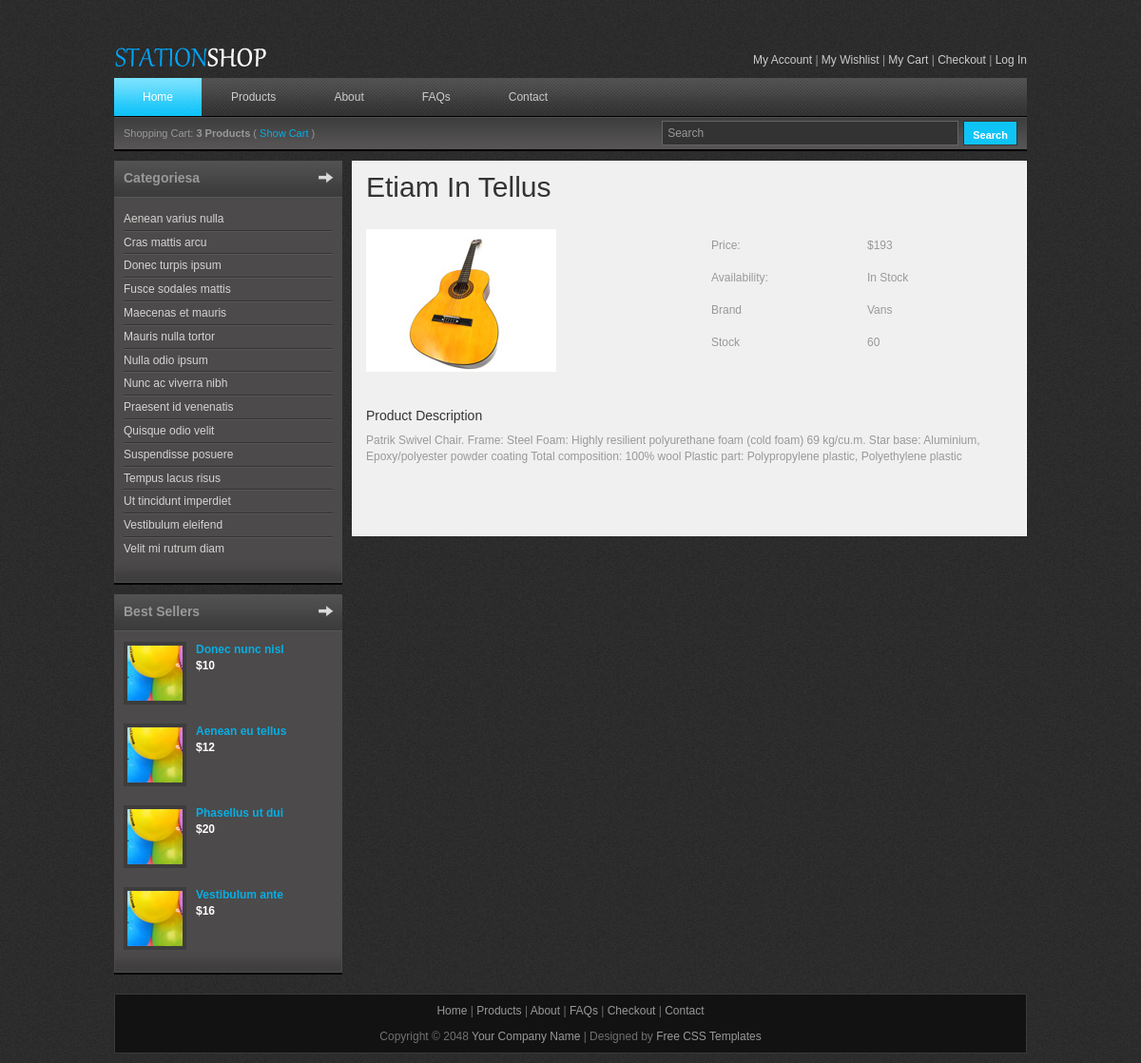
The app's page /productdetail/6 with its own data.
### tables this page shows
CREATE TABLE `product_tbl` (
  `product_id` int(11) NOT NULL,
  `product_name` varchar(20) NOT NULL,
  `product_description` text NOT NULL,
  `gambar` varchar(20) NOT NULL,
  `price` int(10) NOT NULL,
  `stock` int(10) NOT NULL,
  `brand` varchar(250) NOT NULL
);

### application/controllers/Products.php (called while the page is built, shortened)
<?php
class Products extends CI_Controller {
	public function __construct() {
		$this->load->model("ProductsModel");
		$this->load->library("pagination");
	}
	public function productDetail($product_id) {
		$data["content_page"]="product_detail_content";
		$data["product_data"]=$this->ProductsModel->getProductDetail($product_id);
		$this->load->view("index",$data);
	}
}

### index.php (called while the page is built, shortened)
<?php
require_once BASEPATH.'core/CodeIgniter.php';

### application/models/ProductsModel.php (called while the page is built, shortened)
<?php
	class ProductsModel extends CI_Model {
		public function getProductDetail($product_id) {
			$sql = "SELECT * FROM product_tbl WHERE product_id=" . $product_id;
			$query = $this->db->query($sql);
			return $query->row();
		}
	}

### application/views/product_detail_content.php (the view)
<h1>Etiam In Tellus</h1>
<?php if (isset($product_data)) { ?>
            <div class="content_half float_l">
        	<a  rel="lightbox[portfolio]" href="<?php echo base_url(); ?>images/product/<?php echo $product_data->gambar; ?>"><img src="<?php echo base_url(); ?>images/product/<?php echo $product_data->gambar; ?>" alt="Image 01" /></a>
            </div>
            <div class="content_half float_r">
				<table>
                    <tr>
                        <td height="30" width="160">Price:</td>
                        <td>$<?php echo $product_data->price; ?></td>
                    </tr>
                    <tr>
                        <td height="30">Availability:</td>
                        <td>In Stock</td>
                    </tr>
                    <tr>
                        <td height="30">Brand</td>
                        <td><?php echo $product_data->brand; ?></td>
                    </tr>
                    <tr><td height="30">Stock</td><td><?php echo $product_data->stock; ?></td></tr>
                </table>
                <div class="cleaner h20"></div>
			</div>
            <div class="cleaner h30"></div>
            <h5>Product Description</h5>
            <p><?php echo $product_data->product_description; ?></p>
            <div class="cleaner h50"></div>
<?php } ?>

### css/templatemo_style.css (style rules this page uses)
body { margin: 0; padding: 0; color: #999; font-family: Tahoma, Geneva, sans-serif; font-size: 12px; line-height: 1.4em; background-color: #2e2e2e; background-repeat: repeat; background-image: url(../images/templatemo_body.jpg) }
p { margin: 0 0 10px 0; padding: 0; }
img { border: none; }
h1, h2, h3, h4, h5, h6 { color: #333; font-weight: normal; }
h1 { font-size: 30px; margin: 0 0 30px; padding: 5px 0; }
h5 { font-size: 14px; margin: 0 0 10px; padding: 0; }
.cleaner { clear: both }
.h20 { height: 20px }
.h30 { height: 30px }
.h50 { height: 50px }
.float_l { float: left }
.float_r { float: right }
.content_half { width: 320px; }

### records on screen
product_tbl: gambar (picture), price "193", brand "Vans", stock "60", product_description "Patrik Swivel Chair. Frame: Steel Foam: Highly resilient polyurethane foam (cold foam) 69 kg/cu.m. Star base: Aluminium, Epoxy/polyester powder coating Total composition: 100% wool Plastic part: Polypropylene plastic, Polyethylene plastic"
